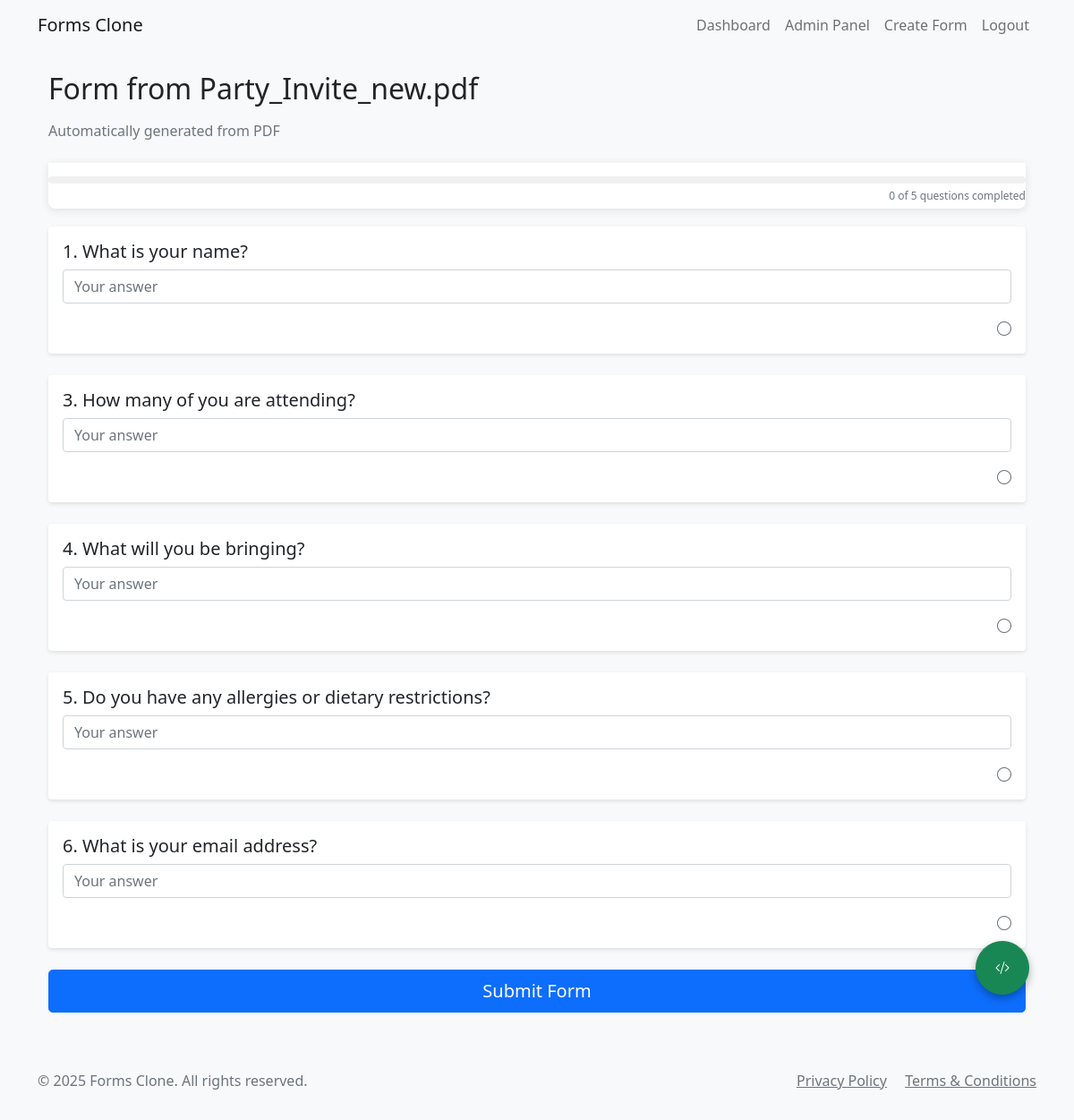
The app's page /form/7 (signed in) with its own data.
### app.py (models this page shows, shortened)
class Form(db.Model):
    id = db.Column(db.Integer, primary_key=True)
    title = db.Column(db.String(200), nullable=False)
    description = db.Column(db.Text)
    score = db.Column(db.Integer, default=100)
    created_at = db.Column(db.DateTime, default=datetime.utcnow)
    user_id = db.Column(db.Integer, db.ForeignKey('user.id', name='fk_form_user'), nullable=False)
    company_id = db.Column(db.Integer, db.ForeignKey('company.id', name='fk_form_company'), nullable=True)
    questions = db.relationship('Question', backref='form', lazy=True, cascade='all, delete-orphan')
    responses = db.relationship('Response', backref='form', lazy=True, cascade='all, delete-orphan')
    is_closed = db.Column(db.Boolean, default=False)  # New field to track if the form is closed/expired
    requires_consent = db.Column(db.Boolean, default=True)  # Require privacy policy and terms consent
    is_quiz = db.Column(db.Boolean, default=False)  # Is this form a quiz?
    passing_score = db.Column(db.Integer, default=0)  # Passing score percentage
    show_score = db.Column(db.Boolean, default=True)  # Whether to show score to respondents
    merged_url = db.Column(db.String(255), nullable=True, default='')

class Question(db.Model):
    id = db.Column(db.Integer, primary_key=True)
    form_id = db.Column(db.Integer, db.ForeignKey('form.id'), nullable=False)
    question_text = db.Column(db.String(500), nullable=False)
    question_type = db.Column(db.String(20), nullable=False)  # text, multiple_choice, checkbox
    options = db.Column(db.Text)  # JSON string for multiple choice/checkbox options
    required = db.Column(db.Boolean, default=False)
    order = db.Column(db.Integer, nullable=False)
    is_quiz_question = db.Column(db.Boolean, default=False)
    correct_answer = db.Column(db.Text, nullable=True)  # JSON string for correct answers
    points = db.Column(db.Integer, default=0)  # Points for correct answer
    feedback = db.Column(db.Text, nullable=True)  # Feedback for the question
    subquestions = relationship('SubQuestion', backref='parent_question', lazy=True,
                               cascade='all, delete-orphan')

### app.py (the view)
@app.route('/form/<int:form_id>')
def view_form(form_id):
    form = Form.query.get_or_404(form_id)
    subquestions = SubQuestion.query.join(Question).filter(Question.form_id == form_id).all()
    for question in form.questions:
        if question.question_type in ['radio', 'multiple_choice']:
            try:
                question.nested_options = json.loads(question.options or '[]')
                if question.nested_options and isinstance(question.nested_options[0], str):
                    question.nested_options = [{"text": opt, "subquestions": []} for opt in question.nested_options]
            except (json.JSONDecodeError, TypeError, IndexError):
                try:
                    raw_options = question.get_options()
                    question.nested_options = [
                        {"text": opt, "subquestions": []}
                        for opt in raw_options if opt
                    ]
                except Exception:
                    question.nested_options = []
    form.questions.sort(key=lambda q: q.order)
    if request.headers.get('X-Forwarded-Proto'):
        proto = request.headers.get('X-Forwarded-Proto')
    else:
        proto = 'https' if request.is_secure else 'http'
    host = request.host
    base_url = f"{proto}://{host}"
    embed_url = f"{base_url}/form/{form.id}/embed?embedded=true"
    iframe_code = f'<iframe src="{embed_url}" width="640" height="382" frameborder="0" marginheight="0" marginwidth="0">Loading…</iframe>'
    return render_template('view_form.html',
                         form=form,
                         subquestions=subquestions,
                         iframe_code=iframe_code,
                         embed_url=embed_url,
                         is_closed=form.is_closed,
                        )

### app.py (called while the page is built)
@app.context_processor
def inject_now():
    return {'now': datetime.now()}

@app.context_processor
def inject_csrf_token():
    return {'csrf_token': lambda: 'dummy_token'}

@login_manager.user_loader
def load_user(user_id):
    return User.query.get(int(user_id))

### templates/view_form.html (shortened to what this page needs)
{% extends "base.html" %}
{% block extra_css %}
<link rel="stylesheet" href="https://cdn.jsdelivr.net/npm/bootstrap-icons@1.7.2/font/bootstrap-icons.css">
{% endblock %}
{% block content %}
<div class="container mt-4">
  <h2 class="mb-3">{{ form.title }}</h2>
  <p class="text-muted mb-4">{{ form.description or '' }}</p>
  <div class="progress-container">
    <div class="progress">
    </div>
    <div class="progress-text">
      <span id="questions-completed">0</span> of <span id="total-questions">{{ form.questions|length }}</span> questions completed
    </div>
  </div>
  <form id="response-form" method="POST" action="{{ url_for('submit_form', form_id=form.id) }}" {% if is_closed %}class="opacity-75"{% endif %} >
    {% for question in form.questions %}
      <div class="card mb-4 question-card" style="--animation-order: {{ loop.index }}" data-question-id="{{ question.id }}">
        <div class="card-body">
          <h5 class="card-title">{{ question.question_text }}</h5>
          {% if question.question_type == 'text' %}
            <input type="text" class="form-control mb-3 form-input" name="question_{{ question.id }}" placeholder="Your answer" {% if question.required %}required{% endif %} {% if is_closed %}disabled{% endif %}>
          {% elif question.question_type == 'email' %}
            <input type="email" class="form-control mb-3 form-input" name="question_{{ question.id }}" placeholder="you@example.com" {% if question.required %}required{% endif %} {% if is_closed %}disabled{% endif %}>
          {% elif question.question_type == 'number' %}
            <input type="number" class="form-control mb-3 form-input" name="question_{{ question.id }}" placeholder="Enter a number" {% if question.required %}required{% endif %} {% if is_closed %}disabled{% endif %}>
          {% elif question.question_type == 'tel' %}
            <input type="tel" class="form-control mb-3 form-input" name="question_{{ question.id }}" placeholder="Phone number" {% if question.required %}required{% endif %} {% if is_closed %}disabled{% endif %}>
          {% elif question.question_type == 'url' %}
            <input type="url" class="form-control mb-3 form-input" name="question_{{ question.id }}" placeholder="https://example.com" {% if question.required %}required{% endif %} {% if is_closed %}disabled{% endif %}>
          {% elif question.question_type == 'date' %}
            <input type="date" class="form-control mb-3 form-input" name="question_{{ question.id }}" title="{{ question.question_text }}" placeholder="Select date" {% if question.required %}required{% endif %} {% if is_closed %}disabled{% endif %}>
          {% elif question.question_type == 'datetime-local' %}
            <input type="datetime-local" class="form-control mb-3 form-input" name="question_{{ question.id }}" title="{{ question.question_text }}" placeholder="Select date and time" {% if question.required %}required{% endif %} {% if is_closed %}disabled{% endif %}>
          {% elif question.question_type == 'month' %}
            <input type="month" class="form-control mb-3 form-input" name="question_{{ question.id }}" title="{{ question.question_text }}" placeholder="Select month" {% if question.required %}required{% endif %} {% if is_closed %}disabled{% endif %}>
          {% elif question.question_type == 'week' %}
            <input type="week" class="form-control mb-3 form-input" name="question_{{ question.id }}" title="{{ question.question_text }}" placeholder="Select week" {% if question.required %}required{% endif %} {% if is_closed %}disabled{% endif %}>
          {% elif question.question_type == 'time' %}
            <input type="time" class="form-control mb-3 form-input" name="question_{{ question.id }}" title="{{ question.question_text }}" placeholder="Select time" {% if question.required %}required{% endif %} {% if is_closed %}disabled{% endif %}>
          {% elif question.question_type == 'color' %}
            <input type="color" class="form-control mb-3 form-input" name="question_{{ question.id }}" title="{{ question.question_text }}" {% if question.required %}required{% endif %} {% if is_closed %}disabled{% endif %}>
          {% elif question.question_type == 'file' %}
            <input type="file" class="form-control mb-3 form-input" name="question_{{ question.id }}" title="{{ question.question_text }}" aria-label="Upload file" {% if question.required %}required{% endif %} {% if is_closed %}disabled{% endif %}>
          {% endif %}
          <div class="text-end mt-2">
            <span class="question-status-icon text-muted" id="status-{{ question.id }}">
              <i class="bi bi-circle"></i>
            </span>
          </div>
        </div>
      </div>
    {% endfor %}
   <div class="d-grid">
    <button type="submit" class="btn btn-primary btn-lg" {% if is_closed %}disabled{% endif %}>
        {% if form.merged_url %}
            Next
        {% else %}
            Submit Form
        {% endif %}
    </button>
</div>
  </form>
</div>
<button class="btn btn-success embed-button" id="embedButton" title="Get embed code">
  <i class="bi bi-code-slash"></i>
</button>
{% endblock %}
{% block extra_js %}
</body>
{% endblock %}

### static/css/style.css (style rules this page uses)
body { background-color: #f8f9fa; }
.card { box-shadow: 0 2px 4px rgba(0, 0, 0, 0.1); border: none; }
.question-card { transition: all 0.3s ease; }
.card-title { margin-bottom: 0.5rem; font-weight: 500; }

### templates/view_form.html (style rules this page uses)
.container { opacity: 0; animation: fadeIn 0.8s ease-out forwards; }
.card { opacity: 0; animation: slideUp 0.6s ease-out forwards; animation-delay: calc(var(--animation-order, 0) * 0.15s); }
.form-control, .form-select { transition: transform 0.2s ease, box-shadow 0.2s ease; }
.btn-primary { transition: transform 0.2s ease, box-shadow 0.2s ease; }
.progress-container { position: sticky; top: 0; background-color: white; padding: 15px 0 5px; z-index: 1000; box-shadow: 0 2px 10px rgba(0,0,0,0.1); margin-bottom: 20px; border-radius: 0 0 8px 8px; }
.progress { height: 8px; border-radius: 4px; background-color: #f0f0f0; overflow: hidden; }
.progress-text { font-size: 12px; text-align: right; margin-top: 5px; color: #6c757d; }
.embed-button { position: fixed; bottom: 20px; right: 20px; z-index: 1000; border-radius: 50%; width: 60px; height: 60px; display: flex; align-items: center; justify-content: center; box-shadow: 0 4px 10px rgba(0,0,0,0.3); transition: transform 0.3s ease, box-shadow 0.3s ease; }

### records on screen
Form: title "Form from Party_Invite_new.pdf", description "Automatically generated from PDF"
Question: question_text "1. What is your name?"
Question: question_text "3. How many of you are attending?"
Question: question_text "4. What will you be bringing?"
Question: question_text "5. Do you have any allergies or dietary restrictions?"
Question: question_text "6. What is your email address?"

### other values on screen
{{ moment().format('YYYY') }} "2025"
